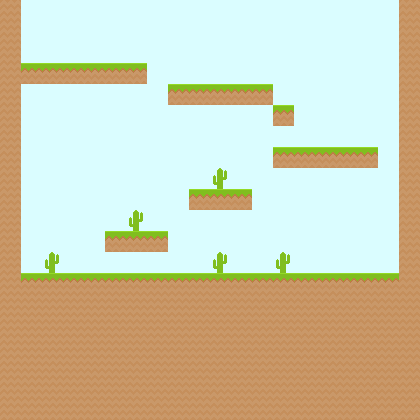

A level layout from a 2D game, rendered from its tile map. Below: a short description, then the map file with tile-grid data replaced by summaries:
An orthogonal 20x20 tile map with 21x21 px tiles, 3 tile layers (background1, background2, collision) and 1 object.

<map version="1.0" orientation="orthogonal" width="20" height="20" tilewidth="21" tileheight="21">
 <tileset firstgid="1" name="spritesheet" tilewidth="21" tileheight="21" spacing="2">
  <image source="../images/spritesheet.png" width="692" height="692" />
  <tile id="19">
   <properties>
    <property name="Class" value="Player" />
   </properties>
  </tile>
 </tileset>
 <layer name="background1" width="20" height="20">
  <properties>
   <property name="boundingBox" value="true" />
   <property name="type" value="0" />
  </properties>
  <data>[400 cells, 400 non-empty, 1 distinct tile ids]</data>
 </layer>
 <layer name="background2" width="20" height="20">
  <properties>
   <property name="type" value="0" />
  </properties>
  <data>[400 cells, 5 non-empty, 1 distinct tile ids]</data>
 </layer>
 <layer name="collision" width="20" height="20">
  <properties>
   <property name="collision" value="true" />
  </properties>
  <data>[400 cells, 189 non-empty, 2 distinct tile ids]</data>
 </layer>
 <objectgroup name="Object Layer 1" width="20" height="20">
  <object gid="20" x="197" y="183" />
 </objectgroup>
</map>